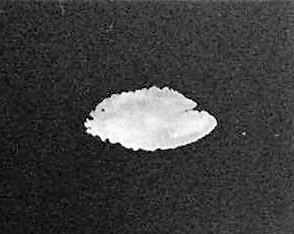
%> input picture MERODerecho.jpg, 294 x 234 px
$ octave --eval "result = signatura('MERODerecho.jpg');"   (GNU Octave 9; MATLAB toolbox functions it lacks are replaced by stand-ins)
%> lines starting %> are read from the running program, lines starting %| are printed output that depends on the picture; in (x1, y1, x2, y2) boxes, pixels count from 0 and x2, y2 are one past the last pixel; in counts of white or black regions, pixels touching at a corner belong together; the program's own positions count from 1
function [th,r] = signatura(Image)
%> called with Image = 'MERODerecho.jpg'
im = imread(Image);
%> im is the input picture: size 234x294x3 uint8; min 0, max 255, mean 62.1
grayImage = rgb2gray(im);
[y,x] = size(grayImage);
%> y = 234; x = 294
nueva =zeros(y,x);
% Binarizaci髇(Otsu)
uOtsu = graythresh(grayImage);
%> uOtsu = 0.525
imBin = im2bw(grayImage,uOtsu);
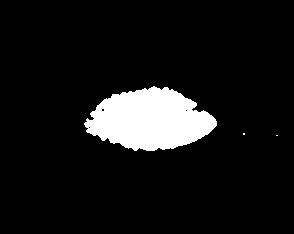
%> imBin: size 234x294 logical; 8.6% white; 3 white regions (2 under 20 px), largest, box (x1, y1, x2, y2) and area: (84, 86, 217, 151) 5903
imBin=uint8(imBin);
% Etiquetar elementos
[etq,~]= bwlabel(imBin,8);
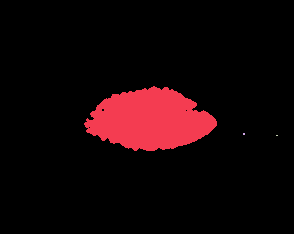
%> etq: size 234x294 double; 4 distinct labels, from 0 to 3; one colour per label, 0 black
% Elegir el objeto mas grande
prop=regionprops(etq,{'Area'});
%> prop = 3 regions; Area: 5903, 4, 2
[~, indice]=max([prop.Area]);
%> indice = 1
ind_s = find(etq == indice);
%> ind_s = 5903 values from 19780 to 50670
nueva(ind_s)=255;
%> nueva: size 234x294 double; 8.6% white; 1 white region, box (x1, y1, x2, y2) and area: (84, 86, 217, 151) 5903
% Preparar la imagen segmentada
nueva = im2bw(nueva);
nueva= imfill(nueva,'holes');
%> nueva: size 234x294 logical; 8.6% white; 1 white region, box (x1, y1, x2, y2) and area: (84, 86, 217, 151) 5909
figure,subplot(1,2,1),imshow(nueva)
hold on;
% Obtenemos las propiedades de la imagen
[B,L,N] = bwboundaries(nueva,'noholes');
%> B = 1 boundary; box (x1, y1, x2, y2) and points: (84, 86, 217, 151) 311; N = 1
propiedades = regionprops(nueva,{'Centroid'});
%> propiedades = 1 region; Centroid: [150.5 120.6]

%Imprimimos el contorno de la figura
for cnt = 1:N
boundary = B{cnt};
subplot(1,2,1),plot(boundary(1,2), boundary(1,1),'*');
subplot(1,2,1),plot(boundary(:,2), boundary(:,1),'r');
[centro] = propiedades(cnt).Centroid;
text(centro(1),centro(2),'+');
boundary2=[boundary(:,1)-centro(2),boundary(:,2)-centro(1)];
[th, r]=cart2pol(boundary2(:,2),boundary2(:,1));
r=r*pi/180;
subplot(1,2,2),plot(th,r,'.');
yLimit = max(r) + min(r);
axis([-pi pi 0 yLimit]);
end
%> this loop made 1 pass
%> (centro, yLimit) on pass 1: ([150.5 120.6], 1.67)
%> `result = signatura('MERODerecho.jpg');`:
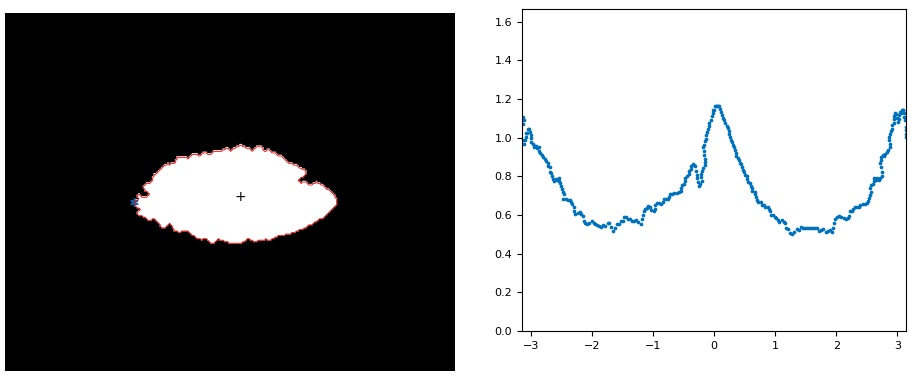
%> figure redrawn from the program's plot data, 2 panels
%> `result = signatura('MERODerecho.jpg');`: result = 311 values, max 3.14 at index 5, min -3.13 at index 6, mean 0.0933


end
